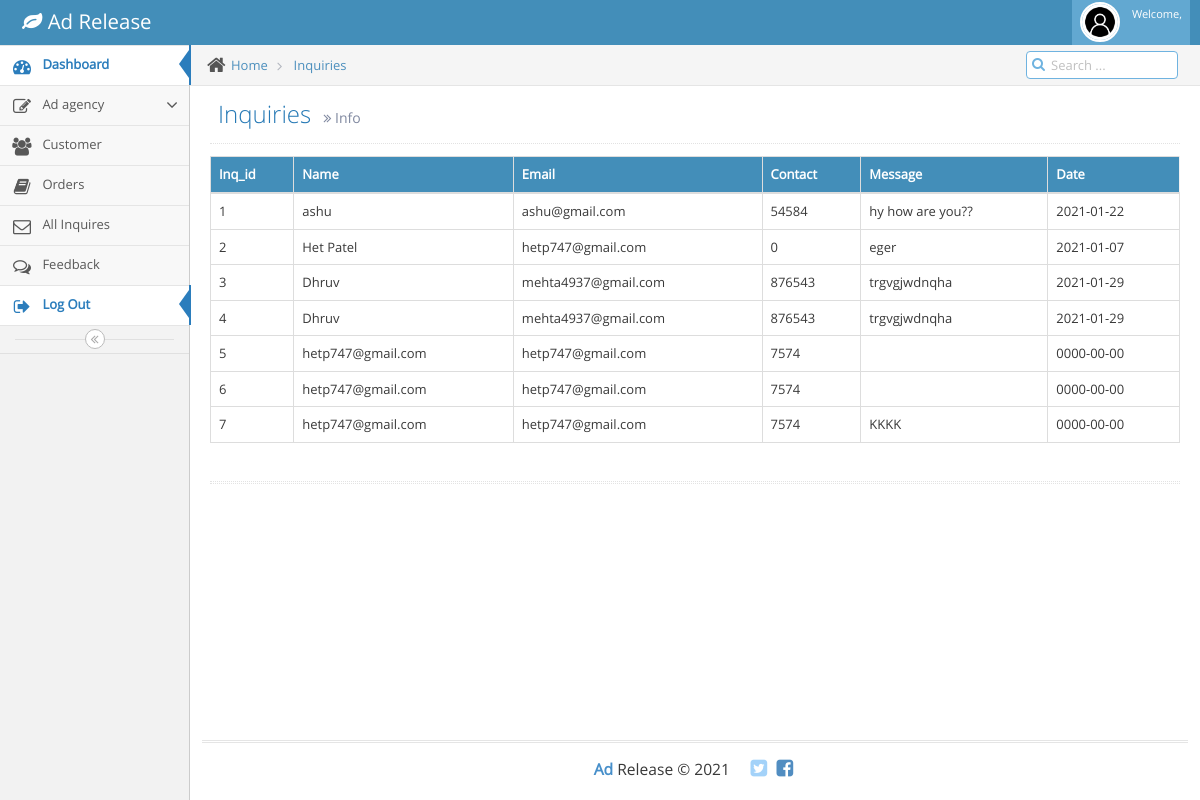
/admin/inquiries.php, run on the app's committed database.
### tables this page shows
CREATE TABLE `inquiry` (
  `Inq_id` int(20) NOT NULL,
  `Name` varchar(40) NOT NULL,
  `Email` varchar(50) NOT NULL,
  `Contact` bigint(10) NOT NULL,
  `Message` varchar(50) NOT NULL,
  `Date` date NOT NULL
);

### admin/inquiries.php (the view, shortened to what this page needs)
<?php
include 'connection.php';
$result = $con->query("select * from inquiry");
?>
<!DOCTYPE html>
<html lang="en">
	<head>
		<link rel="stylesheet" href="assets/css/bootstrap.min.css" />
		<link rel="stylesheet" href="assets/font-awesome/4.5.0/css/font-awesome.min.css" />
		<link rel="stylesheet" href="assets/css/ace.min.css" class="ace-main-stylesheet" id="main-ace-style" />
		<link rel="stylesheet" href="assets/css/ace-skins.min.css" />
		<link rel="stylesheet" href="assets/css/ace-rtl.min.css" />
	</head>
	<body class="no-skin">
		<?php include 'common/header.php';?>
		<div class="main-container ace-save-state" id="main-container">
			<?php include 'common/sidebar.php';?>
			<div class="main-content">
				<div class="main-content-inner">
					<div class="breadcrumbs ace-save-state" id="breadcrumbs">
						<ul class="breadcrumb">
							<li>
								<i class="ace-icon fa fa-home home-icon"></i>
								<a href="dashboard.php">Home</a>
							</li>
							<li>
								<a href="inquiries.php">Inquiries</a>
							</li>
						</ul>
						<div class="nav-search" id="nav-search">
							<form class="form-search">
								<span class="input-icon">
									<input type="text" placeholder="Search ..." class="nav-search-input" id="nav-search-input" autocomplete="off" />
									<i class="ace-icon fa fa-search nav-search-icon"></i>
								</span>
							</form>
						</div>
					</div>
					<div class="page-content">
						<div class="page-header">
							<h1>
								Inquiries
								<small>
									<i class="ace-icon fa fa-angle-double-right"></i>
									Info
								</small>
							</h1>
						</div>
						<div class="row">
							<div class="col-xs-12">
								<div class="row">
									<div class="col-xs-12">
										<table id="simple-table" class="table  table-bordered table-hover">
											<thead>
												<tr>
													<th>Inq_id</th>
													<th>Name</th>
													<th>Email</th>
													<th>Contact</th>
													<th>Message</th>
													<th>Date</th>
												</tr>
											</thead>
											<tbody>
												<?php
												while ($row = $result->fetch_object())
											    {
													?>
														<tr>
															<td><?php echo $row->Inq_id;?></td>
															<td><?php echo $row->Name;?></td>
															<td><?php echo $row->Email;?></td>
															<td><?php echo $row->Contact;?></td>
															<td><?php echo $row->Message;?></td>
															<td><?php echo $row->Date;?></td>
														</tr>
													<?php
												}
											?>
											</tbody>
										</table>
									</div>
								</div>
								<div class="hr hr-18 dotted hr-double"></div>
							</div>
						</div>
					</div>
				</div>
			</div>
			<?php include 'common/footer.php';?>
		</div>
	</body>
</html>

### admin/inquiries.php (style rules this page uses)
th { background-color:#438EB9; color: white; }

### data on the page
inquiry: Inq_id "1", Name "ashu", Email "ashu@gmail.com", Contact "54584", Message "hy how are you??", Date "2021-01-22"
inquiry: Inq_id "2", Name "Het Patel", Email "hetp747@gmail.com", Contact "0", Message "eger", Date "2021-01-07"
inquiry: Inq_id "3", Name "Dhruv", Email "mehta4937@gmail.com", Contact "876543", Message "trgvgjwdnqha", Date "2021-01-29"
inquiry: Inq_id "4", Name "Dhruv", Email "mehta4937@gmail.com", Contact "876543", Message "trgvgjwdnqha", Date "2021-01-29"
inquiry: Inq_id "5", Name "hetp747@gmail.com", Email "hetp747@gmail.com", Contact "7574", Date "0000-00-00"
inquiry: Inq_id "6", Name "hetp747@gmail.com", Email "hetp747@gmail.com", Contact "7574", Date "0000-00-00"
inquiry: Inq_id "7", Name "hetp747@gmail.com", Email "hetp747@gmail.com", Contact "7574", Message "KKKK", Date "0000-00-00"
